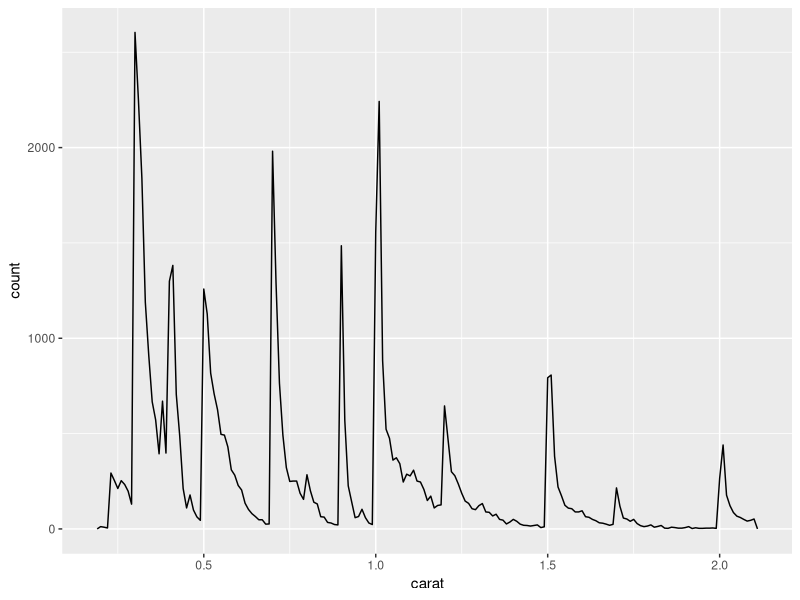

The R source for this figure:
## ---- chunk 1
#Note, Each gray box below is a code chunk. You need to insert a code chunk and put your R code in it. By setting echo = FALSE. this comment and any code will not show in my output document. If it were TRUE, the comment and code would appear. 
## ---- chunk 2
#The include = FALSE function hides both the code and output in my output document. See what happens when you replace include=FALSE with echo=FALSE. In your final product, make sure this code chunk isn't displayed. 

#You need to install these packages first to be able to use the functions within them (if you have not installed them before). You can install them from the Tools tab or write a new code chunk: install.packages("package_name"). 

library(ggplot2)
library(dplyr)
## ---- chunk 3
diamonds<- as.data.frame(diamonds)
head(diamonds, 5)

#Remember, the head command tell R to show us the top rows. Note where the first 5 rows show up when you knit. They are not in your output word document because you have include=FALSE in this code chunk heading.

## ---- chunk 4
#this next line is creating a subset called 'small' of the diamonds data
small <- diamonds %>% 
  filter(carat <= 2.1)
## ---- chunk 5
#This next chunk is inline code. Inline code puts the text with the output of the code in my document.
## ---- chunk 6
#This next code chunk will make a plot in our output doc
## ---- chunk 7
small %>% 
  ggplot(aes(carat)) + 
  geom_freqpoly(binwidth = 0.01)
## ---- chunk 8
#Once all of my code has been written, I click on the Knit button in the tool bar above to produce my document.
